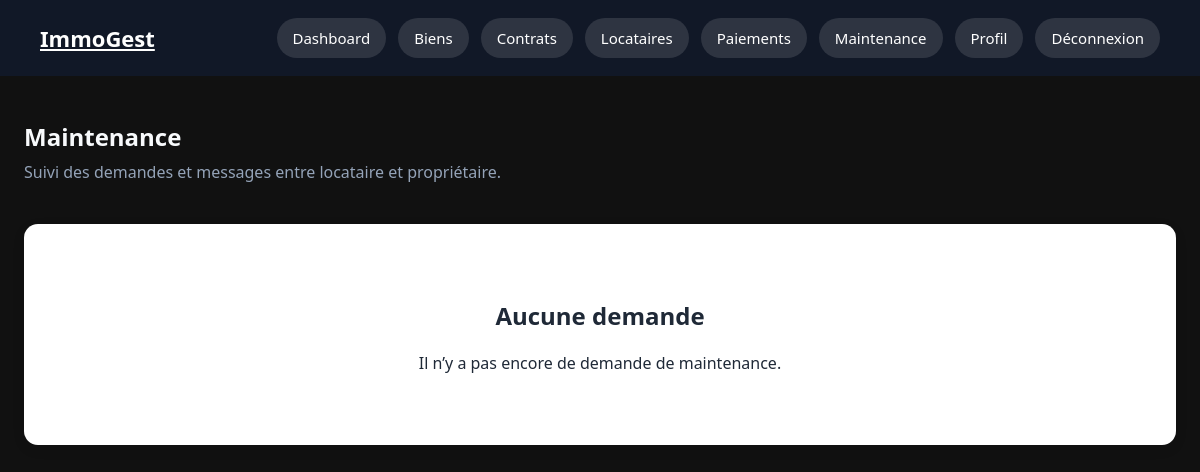
Before: /maintenance/ (signed in) with the older database file.
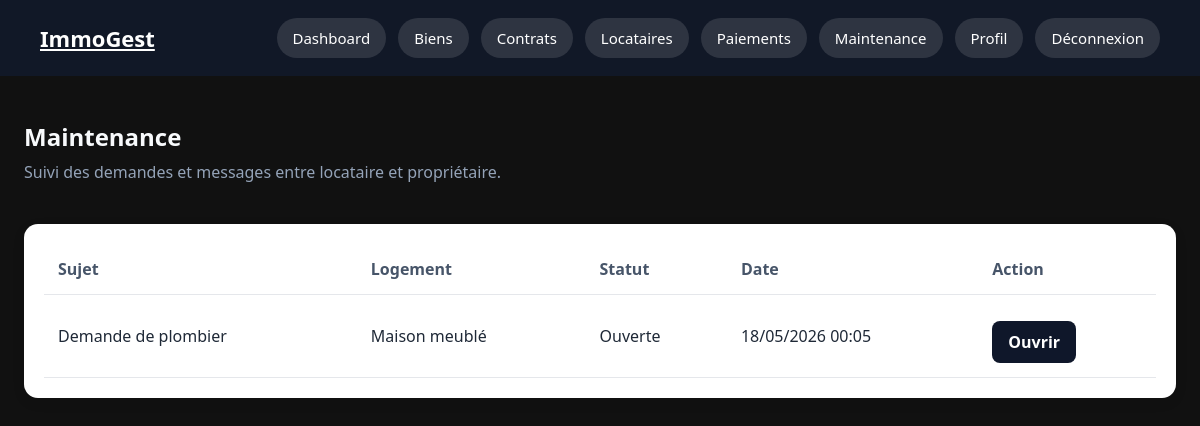
After: the same page with the newer database file.
### maintenance/models.py (models this page shows, shortened)
class DemandeMaintenance(models.Model):
    OUVERTE = 'ouverte'
    EN_COURS = 'en_cours'
    RESOLUE = 'resolue'
    STATUT_CHOICES = [
        (OUVERTE, 'Ouverte'),
        (EN_COURS, 'En cours'),
        (RESOLUE, 'Résolue'),
    ]
    contrat = models.ForeignKey(
        ContratBail,
        on_delete=models.CASCADE,
        related_name='demandes_maintenance'
    )
    titre = models.CharField(max_length=200)
    description = models.TextField()
    cree_par = models.ForeignKey(
        settings.AUTH_USER_MODEL,
        on_delete=models.CASCADE,
        related_name='demandes_maintenance'
    )
    statut = models.CharField(
        max_length=20,
        choices=STATUT_CHOICES,
        default=OUVERTE
    )
    created_at = models.DateTimeField(auto_now_add=True)
    updated_at = models.DateTimeField(auto_now=True)
    class Meta:
        ordering = ['-created_at']

### properties/models.py (models this page shows, shortened)
class ContratBail(models.Model):
    ACTIF = 'actif'
    RESILIE = 'resilie'
    EXPIRE = 'expire'
    STATUT_CHOICES = [
        (ACTIF, 'Actif'),
        (RESILIE, 'Résilié'),
        (EXPIRE, 'Expiré'),
    ]
    bien = models.ForeignKey(
        Bien,
        on_delete=models.CASCADE,
        related_name='contrats'
    )
    locataire = models.ForeignKey(
        ProfilLocataire,
        on_delete=models.CASCADE,
        related_name='contrats'
    )
    date_debut = models.DateField()
    date_fin = models.DateField(
        blank=True,
        null=True
    )
    montant_loyer = models.DecimalField(
        max_digits=10,
        decimal_places=0
    )
    montant_caution = models.DecimalField(
        max_digits=10,
        decimal_places=0
    )
    document = models.FileField(
        upload_to='contrats/',
        blank=True,
        null=True
    )
    statut = models.CharField(
        max_length=20,
        choices=STATUT_CHOICES,
        default=ACTIF
    )
    notes = models.TextField(
        blank=True
    )
    is_archived = models.BooleanField(
    default=False
    )
    created_at = models.DateTimeField(
        auto_now_add=True
    )
    updated_at = models.DateTimeField(
        auto_now=True
    )
    class Meta:
        verbose_name = 'Contrat de bail'
        verbose_name_plural = 'Contrats de bail'
        ordering = ['-created_at']

class Bien(models.Model):
    APPARTEMENT = 'appartement'
    VILLA = 'villa'
    STUDIO = 'studio'
    MAISON = 'maison'
    TYPE_BIEN_CHOICES = [
        (APPARTEMENT, 'Appartement'),
        (VILLA, 'Villa'),
        (STUDIO, 'Studio'),
        (MAISON, 'Maison'),
    ]
    LIBRE = 'libre'
    LOUE = 'loue'
    EN_TRAVAUX = 'en_travaux'
    STATUT_CHOICES = [
        (LIBRE, 'Libre'),
        (LOUE, 'Loué'),
        (EN_TRAVAUX, 'En travaux'),
    ]
    proprietaire = models.ForeignKey(
        ProfilProprietaire,
        on_delete=models.CASCADE,
        related_name='biens'
    )
    titre = models.CharField(
        max_length=200
    )
    type_bien = models.CharField(
        max_length=30,
        choices=TYPE_BIEN_CHOICES
    )
    adresse = models.CharField(
        max_length=255
    )
    ville = models.CharField(
        max_length=100,
        default='Lomé'
    )
    superficie = models.PositiveIntegerField(
        help_text='Superficie en m²'
    )
    loyer_mensuel = models.DecimalField(
        max_digits=10,
        decimal_places=0
    )
    caution = models.DecimalField(
        max_digits=10,
        decimal_places=0
    )
    description = models.TextField(
        blank=True
    )
    image = models.ImageField(
        upload_to='biens/',
        blank=True,
        null=True
    )
    statut = models.CharField(
        max_length=20,
        choices=STATUT_CHOICES,
        default=LIBRE
    )
    is_archived = models.BooleanField(
        default=False
    )
    created_at = models.DateTimeField(
        auto_now_add=True
    )
    updated_at = models.DateTimeField(
        auto_now=True
    )
    class Meta:
        verbose_name = 'Bien immobilier'
        verbose_name_plural = 'Biens immobiliers'
        ordering = ['-created_at']

### maintenance/views.py (the view)
# urls.py: path('', views.liste_demandes, name='liste_demandes'),
@login_required
def liste_demandes(request):
    if request.user.role == 'proprietaire':
        demandes = DemandeMaintenance.objects.filter(
            contrat__bien__proprietaire=request.user.profil_proprietaire
        )
    elif request.user.role == 'locataire':
        demandes = DemandeMaintenance.objects.filter(
            contrat__locataire=request.user.profil_locataire
        )
    else:
        demandes = DemandeMaintenance.objects.none()
    return render(request, 'maintenance/liste_demandes.html', {
        'demandes': demandes
    })

### templates/maintenance/liste_demandes.html (shortened to what this page needs)
{% extends "base.html" %}
{% block content %}
<section class="page-header">
    <div>
        <h1>Maintenance</h1>
        <p>Suivi des demandes et messages entre locataire et propriétaire.</p>
    </div>
</section>
<section class="table-card">
    {% if demandes %}
        <table>
            <thead>
                <tr>
                    <th>Sujet</th>
                    <th>Logement</th>
                    <th>Statut</th>
                    <th>Date</th>
                    <th>Action</th>
                </tr>
            </thead>
            <tbody>
                {% for demande in demandes %}
                    <tr>
                        <td>{{ demande.titre }}</td>
                        <td>{{ demande.contrat.bien.titre }}</td>
                        <td>{{ demande.get_statut_display }}</td>
                        <td>{{ demande.created_at|date:"d/m/Y H:i" }}</td>
                        <td>
                            <a href="{% url 'maintenance:detail_demande' demande.pk %}" class="btn-link">
                                Ouvrir
                            </a>
                        </td>
                    </tr>
                {% endfor %}
            </tbody>
        </table>
    {% else %}
        <div class="empty-state">
            <h2>Aucune demande</h2>
            <p>Il n’y a pas encore de demande de maintenance.</p>
        </div>
    {% endif %}
</section>
{% endblock %}

Changed rows visible on the page:
added DemandeMaintenance: titre "Demande de plombier", contrat.bien.titre "Maison meublé", statut "Ouverte", created_at "18/05/2026 00:05"
Other visible differences:
text no longer shown: "Aucune demande Il n’y a pas encore de demande de maintenance."
text now shown: "Sujet Logement Statut Date Action"
